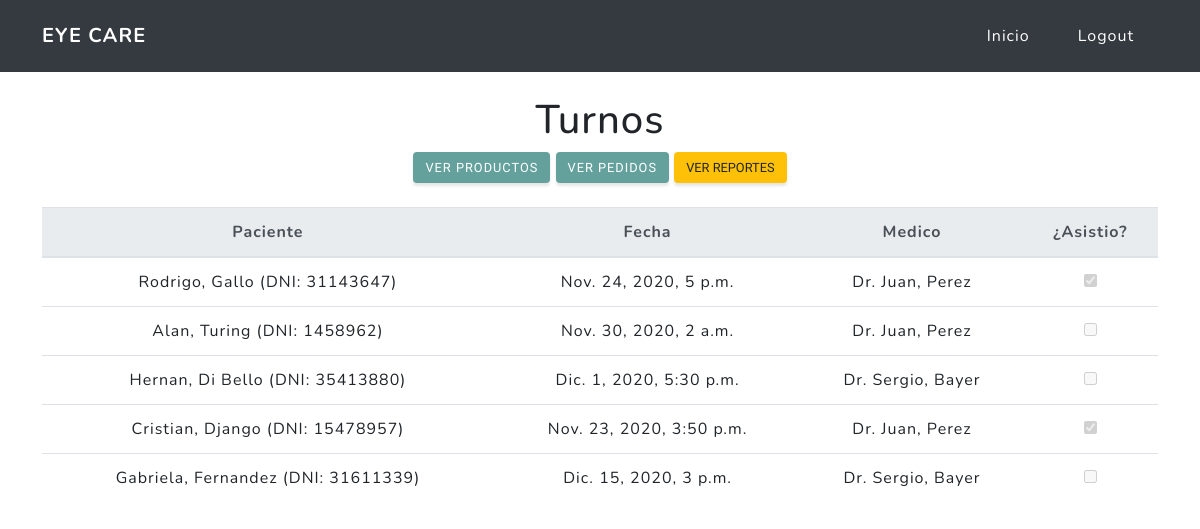
The app's page /gerente/vista_general/turnos/ (signed in) with its own data.
### appointments/models.py (models this page shows, shortened)
class Appointment(models.Model):
    patient = models.ForeignKey(Patient, on_delete=models.CASCADE,
                                verbose_name="Paciente",
                                related_name="Paciente")
    date = models.DateTimeField(unique=True,
                                verbose_name="Fecha")
    medic = models.ForeignKey(settings.AUTH_USER_MODEL,
                              limit_choices_to=Q(groups__name='Medico'),
                              on_delete=models.CASCADE,
                              verbose_name="Medico")
    was_present = models.BooleanField(default=False,
                                      verbose_name="¿Atendido?")
    class Meta:
        verbose_name = "Turno"
        verbose_name_plural = "Turnos"

### patient/models.py (models this page shows)
class Patient(models.Model):
    document_id = models.IntegerField(primary_key=True,
                                      unique=True,
                                      verbose_name="DNI")
    first_name = models.CharField(max_length=64,
                                  verbose_name="Nombre")
    last_name = models.CharField(max_length=64,
                                 verbose_name="Apellido")
    medical_history = models.TextField(max_length=256,
                                       verbose_name="Historia Medica")
    class Meta:
        verbose_name = "Paciente"
        verbose_name_plural = "Pacientes"
    def __str__(self):
        return f"{self.first_name}, {self.last_name} (DNI: {self.document_id})"

### appointments/views.py (the view)
class OverviewAppointmentList(ListView):
    model = Appointment
    template_name_suffix = "_overview"

### appointments/models.py (called while the page is built)
def get_name(self):
    return f"{self.first_name}, {self.last_name}"

### appointments/templates/appointments/appointment_overview.html (shortened to what this page needs)
{% extends "index/base.html" %}
{% load static %}
{% block navbar %} {% include "index/logout.html" %}{% endblock %}
{% block custom_imports %}
<link rel="stylesheet" href="//code.jquery.com/ui/1.12.1/themes/base/jquery-ui.css">
<link rel="stylesheet" href="https://cdnjs.cloudflare.com/ajax/libs/font-awesome/4.7.0/css/font-awesome.min.css">
{% endblock %}
{% block content %}
<div class="container mt-4 text-center">
    <h1>Turnos</h1>
    <a href="{% url 'orders:products_overview'%}" class="btn btn-primary">Ver Productos</a>
    <a href="{% url 'orders:orders_overview'%}" class="btn btn-primary">Ver Pedidos</a>
    <button class="btn btn-warning " data-toggle="modal" data-target=".bd-example-modal-sm">Ver Reportes</button>
    <br>
    <table class="table mt-4">
        <tr>
            <thead class="thead-light">
            <tr>
                <th scope="col">Paciente</th>
                <th scope="col">Fecha</th>
                <th scope="col">Medico</th>
                <th scope="col">¿Asistio?</th>
            </tr>
            </thead>
            <tbody>
            {% for appointment in object_list %}
            <tr>
                <td>{{appointment.patient}}</td>
                <td>{{appointment.date}}</td>
                <td>{{appointment.medic}}</td>
                <td><input type="checkbox" name="published" {% if appointment.was_present %}checked{% endif %}
                           disabled="false"/></td>
            </tr>
            {% endfor %}
            </tbody>
        </tr>
    </table>
</div>
<link href="{% static '/css/report_datepicker.css' %}" rel="stylesheet"/>
{% endblock %}

### records on screen
Appointment: patient "Rodrigo, Gallo (DNI: 31143647)", date "Nov. 24, 2020, 5 p.m.", medic "Dr. Juan, Perez", was_present "☑"
Appointment: patient "Alan, Turing (DNI: 1458962)", date "Nov. 30, 2020, 2 a.m.", medic "Dr. Juan, Perez"
Appointment: patient "Hernan, Di Bello (DNI: 35413880)", date "Dic. 1, 2020, 5:30 p.m.", medic "Dr. Sergio, Bayer"
Appointment: patient "Cristian, Django (DNI: 15478957)", date "Nov. 23, 2020, 3:50 p.m.", medic "Dr. Juan, Perez", was_present "☑"
Appointment: patient "Gabriela, Fernandez (DNI: 31611339)", date "Dic. 15, 2020, 3 p.m.", medic "Dr. Sergio, Bayer"
